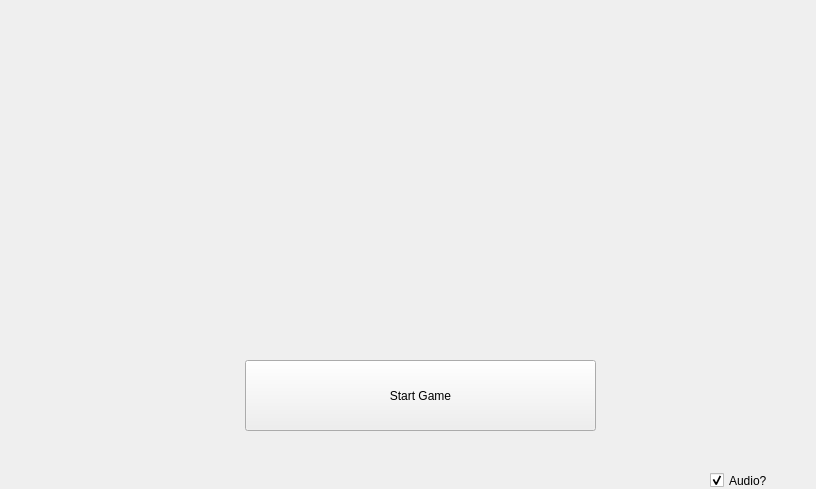
<?xml version="1.0" encoding="UTF-8"?>
<ui version="4.0">
 <class>menu</class>
 <widget class="QWidget" name="menu">
  <property name="geometry">
   <rect>
    <x>0</x>
    <y>0</y>
    <width>816</width>
    <height>489</height>
   </rect>
  </property>
  <property name="maximumSize">
   <size>
    <width>816</width>
    <height>489</height>
   </size>
  </property>
  <property name="windowTitle">
   <string>Form</string>
  </property>
  <property name="styleSheet">
   <string notr="true"/>
  </property>
  <widget class="QPushButton" name="btnStartGame">
   <property name="geometry">
    <rect>
     <x>245</x>
     <y>360</y>
     <width>351</width>
     <height>71</height>
    </rect>
   </property>
   <property name="styleSheet">
    <string notr="true">font: 12pt &quot;NiseSegaSonic&quot;;
QLabel{background-color: grey}
QLineEdit {background-color: rgb(197, 197, 197)}</string>
   </property>
   <property name="text">
    <string>Start Game</string>
   </property>
  </widget>
  <widget class="QCheckBox" name="checkAudio">
   <property name="geometry">
    <rect>
     <x>710</x>
     <y>470</y>
     <width>101</width>
     <height>21</height>
    </rect>
   </property>
   <property name="styleSheet">
    <string notr="true">font: 12pt &quot;NiseSegaSonic&quot;;</string>
   </property>
   <property name="text">
    <string>Audio?</string>
   </property>
   <property name="checked">
    <bool>true</bool>
   </property>
  </widget>
  <widget class="QLabel" name="lblPic">
   <property name="geometry">
    <rect>
     <x>50</x>
     <y>40</y>
     <width>731</width>
     <height>271</height>
    </rect>
   </property>
   <property name="styleSheet">
    <string notr="true">background-image: url(:/new/prefix1/title.png);
background-repeat: no-repeat;
background-position: center center;
background-size: 100% 100%; /* Change this line */
</string>
   </property>
   <property name="text">
    <string/>
   </property>
  </widget>
  <zorder>lblPic</zorder>
  <zorder>btnStartGame</zorder>
  <zorder>checkAudio</zorder>
 </widget>
 <resources>
  <include location="resources.qrc"/>
 </resources>
 <connections/>
</ui>
